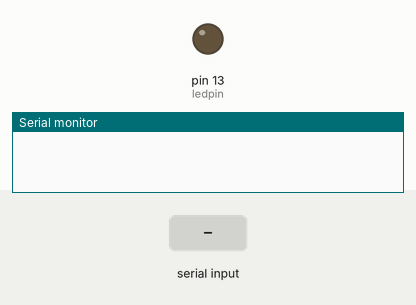
Simulated run of this sketch. Board: Arduino Uno, built with avr-gcc and run on an emulated ATmega328P. On the bench: output pins drawn as LEDs (lit = HIGH), the last lines printed to the serial monitor. The test bench sets the inputs (shaded band).

Above: at 1.2 s.
1.3 s: "on" received over Serial
At 3.0 s:
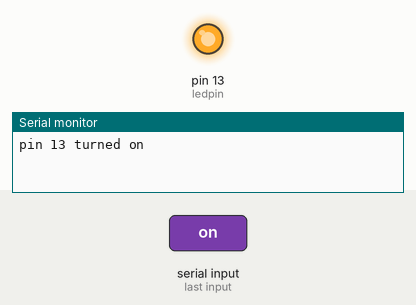
3.8 s: "1" received over Serial
At 6.1 s:
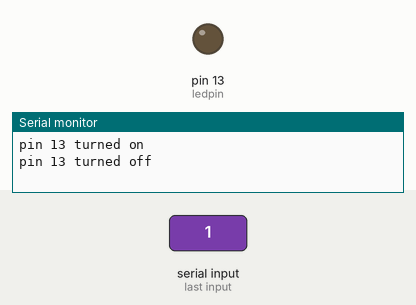
Timing chart, 0 to 7.6 s (numbered marks = the images above; inputs shaded):
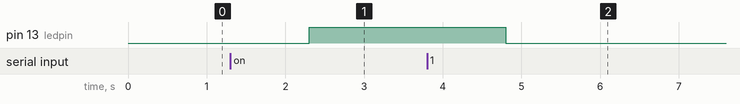

The sketch:

serial_test.ino
```cpp
// var declarations
//int pin = 9;
int ledpin = 13;
String message = "";
String reply = "";

void setup() {
  // put your setup code here, to run once:
  Serial.begin(9600);
//  pinMode(pin, OUTPUT);
  pinMode(ledpin, OUTPUT);
}

void loop() {
  // put your main code here, to run repeatedly:
  if(Serial.available()) {
    message = Serial.readString();
    if(message == "on") {
      digitalWrite(ledpin, HIGH);
      reply = "pin 13 turned on";
    }
    else if(message = "off") {
      digitalWrite(ledpin, LOW);
      reply = "pin 13 turned off";
    }

    Serial.println(reply);
  }
}
```

Measured:
- after the input at 1.3 s, pin 13 (ledpin): LOW → HIGH after 1.0 s
- after the input at 3.8 s, pin 13 (ledpin): HIGH → LOW after 1.0 s
